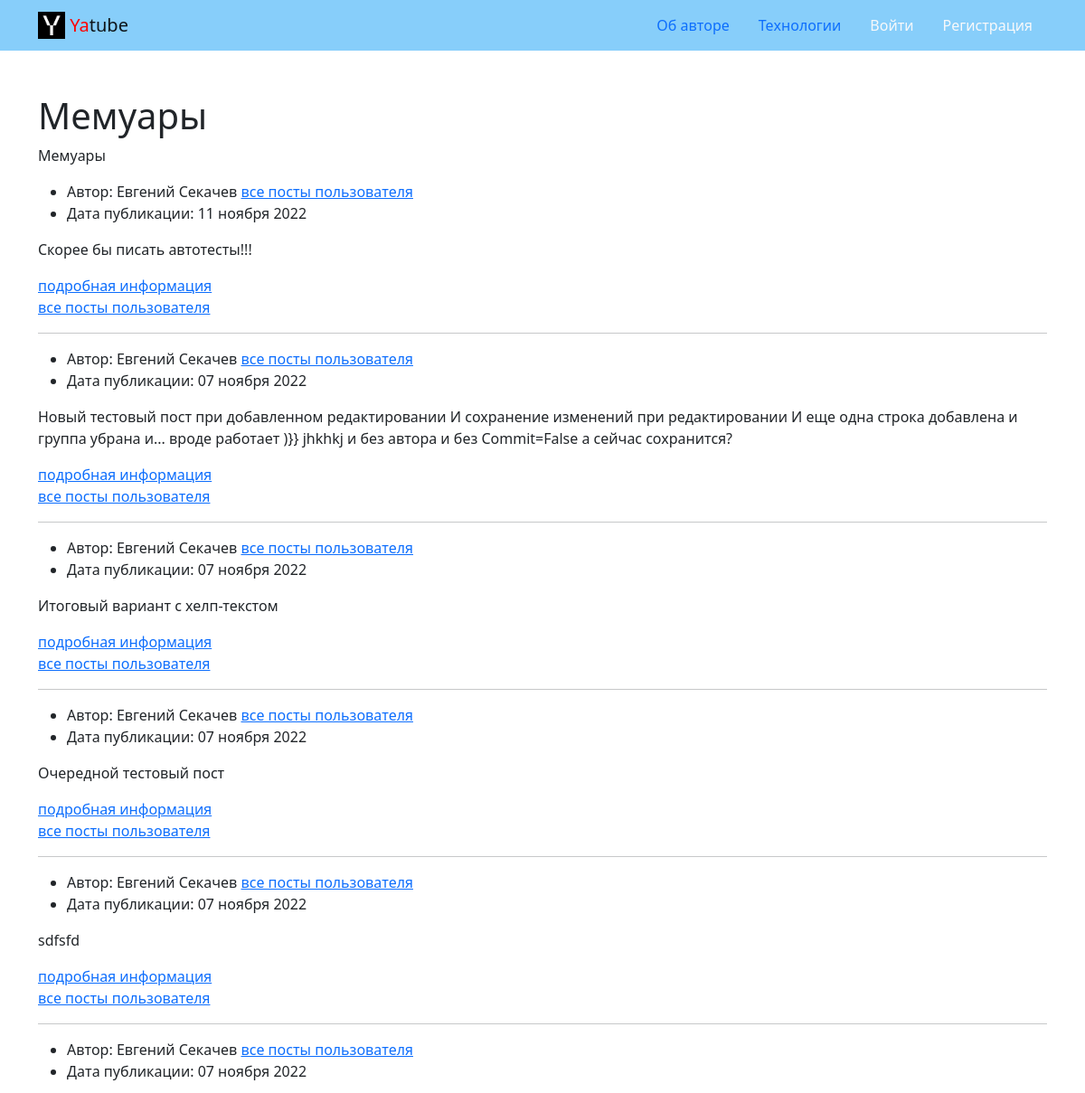
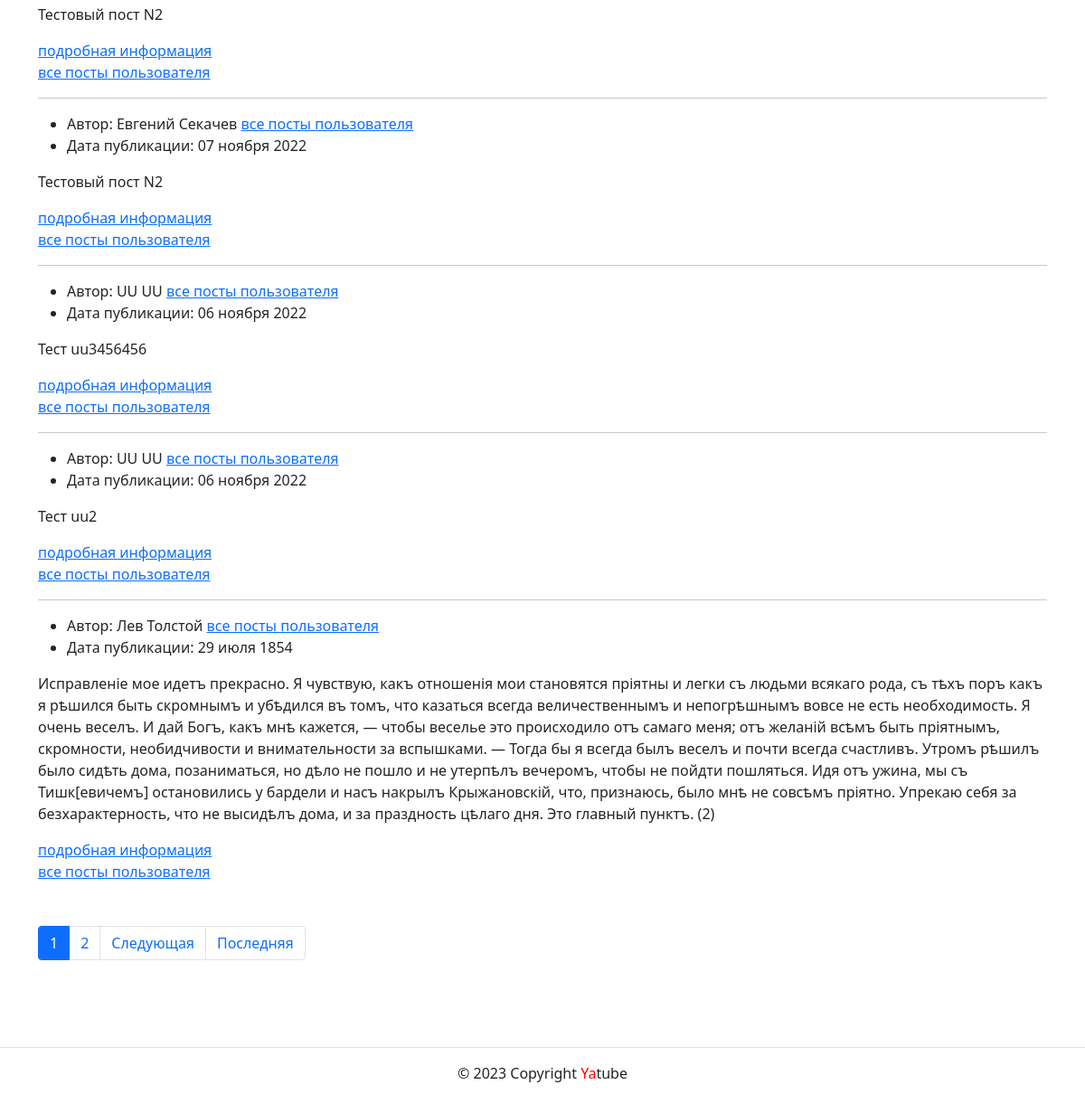
The app's page /group/memuars/ with its own data (2 pictures, top to bottom).
### posts/models.py (models this page shows, shortened)
class Group(models.Model):
    title = models.CharField('Имя группы', max_length=200)
    slug = models.SlugField('slug группы', unique=True)
    description = models.TextField('Описание группы')
    def __str__(self):
        return self.title
    class Meta:
        verbose_name = 'Группа'
        verbose_name_plural = 'Группы'

class Post(CreatedModel):
    text = models.TextField(
        'Текст поста',
        help_text='Введите текст поста'
    )
    author = models.ForeignKey(
        User,
        on_delete=models.CASCADE,
        related_name='posts',
        verbose_name='Автор'
    )
    group = models.ForeignKey(
        Group,
        blank=True,
        null=True,
        on_delete=models.SET_NULL,
        related_name='posts',
        verbose_name='Группа',
        help_text='Группа, к которой будет относиться пост'
    )
    image = models.ImageField(
        'Картинка',
        upload_to='posts/',
        blank=True
    )
    class Meta:
        ordering = ('-pub_date',)
        verbose_name = 'Пост'
        verbose_name_plural = 'Посты'

### posts/views.py (the view)
# urls.py: path('group/<slug:slug>/', views.group_posts, name='group_list'),
def group_posts(request, slug):
    group = get_object_or_404(Group, slug=slug)
    post_list = group.posts.all()
    page_obj = posts_paginator(request, post_list, POSTS_PER_PAGE)
    context = {
        'group': group,
        'page_obj': page_obj,
    }
    return render(request, 'posts/group_list.html', context)

### core/context_processors/year.py (called while the page is built)
def year(request):
    return {
        'year': datetime.datetime.now().year
    }

### posts/utils.py (called while the page is built)
def posts_paginator(request, post_list: QuerySet, posts_count: int):
    paginator = Paginator(post_list, posts_count)
    page_number = request.GET.get('page')
    page_obj = paginator.get_page(page_number)
    return page_obj

### templates/posts/group_list.html (shortened to what this page needs)
{% extends 'base.html' %}
{% block header %} {{ group }} {% endblock %}
{% block content %}
  <p>
    {{ group.description }}
  </p>
  {% for post in page_obj %}
    {% include 'posts/includes/post_text.html' %}
    <a href="{% url 'posts:profile' post.author.username %}">все посты пользователя</a>
    {% if not forloop.last %}
      <hr>
    {% endif %}
  {% endfor %}
  {% include 'posts/includes/paginator.html' %}
{% endblock %}

### templates/posts/includes/post_text.html (shortened to what this page needs)
{% load thumbnail %}
<article>
  <ul>
    <li>
      Автор: {{ post.author.get_full_name }}
      <a href="{% url 'posts:profile' post.author.username %}">все посты пользователя</a>
    </li>
    <li>
      Дата публикации: {{ post.pub_date|date:"d E Y" }}
    </li>
  </ul>
  <p>{{ post.text }}</p>
  <a href="{% url 'posts:post_detail' post.id %}">подробная информация</a>
</article>

### records on screen
Group: title "Мемуары", description "Мемуары"
Post: author.get_full_name "Евгений Секачев", pub_date "11 ноября 2022", text "Скорее бы писать автотесты!!!"
Post: author.get_full_name "Евгений Секачев", pub_date "07 ноября 2022", text "Новый тестовый пост при добавленном редактировании И сохранение изменений при редактировании И еще одна строка добавлена и группа убрана и... вроде работает )}} jhkhkj и без автора и без Commit=False а сейчас сохранится?"
Post: author.get_full_name "Евгений Секачев", pub_date "07 ноября 2022", text "Итоговый вариант с хелп-текстом"
Post: author.get_full_name "Евгений Секачев", pub_date "07 ноября 2022", text "Очередной тестовый пост"
Post: author.get_full_name "Евгений Секачев", pub_date "07 ноября 2022", text "sdfsfd"
Post: author.get_full_name "Евгений Секачев", pub_date "07 ноября 2022", text "Тестовый пост N2"
Post: author.get_full_name "Евгений Секачев", pub_date "07 ноября 2022", text "Тестовый пост N2"
Post: author.get_full_name "UU UU", pub_date "06 ноября 2022", text "Тест uu3456456"
Post: author.get_full_name "UU UU", pub_date "06 ноября 2022", text "Тест uu2"
Post: author.get_full_name "Лев Толстой", pub_date "29 июля 1854", text "Исправленіе мое идетъ прекрасно. Я чувствую, какъ отношенія мои становятся пріятны и легки съ людьми всякаго рода, съ тѣхъ поръ какъ я рѣшился быть скромнымъ и убѣдился въ томъ, что казаться всегда величественнымъ и непогрѣшнымъ вовсе не есть необходимость. Я очень веселъ. И дай Богъ, какъ мнѣ кажется, — чтобы веселье это происходило отъ самаго меня; отъ желаній всѣмъ быть пріятнымъ, скромности, необидчивости и внимательности за вспышками. — Тогда бы я всегда былъ веселъ и почти всегда счастливъ. Утромъ рѣшилъ было сидѣть дома, позаниматься, но дѣло не пошло и не утерпѣлъ вечеромъ, чтобы не пойдти пошляться. Идя отъ ужина, мы съ Тишк[евичемъ] остановились у бардели и насъ накрылъ…"

### other values on screen
{{ i }} "1"
{{ i }} "2"
